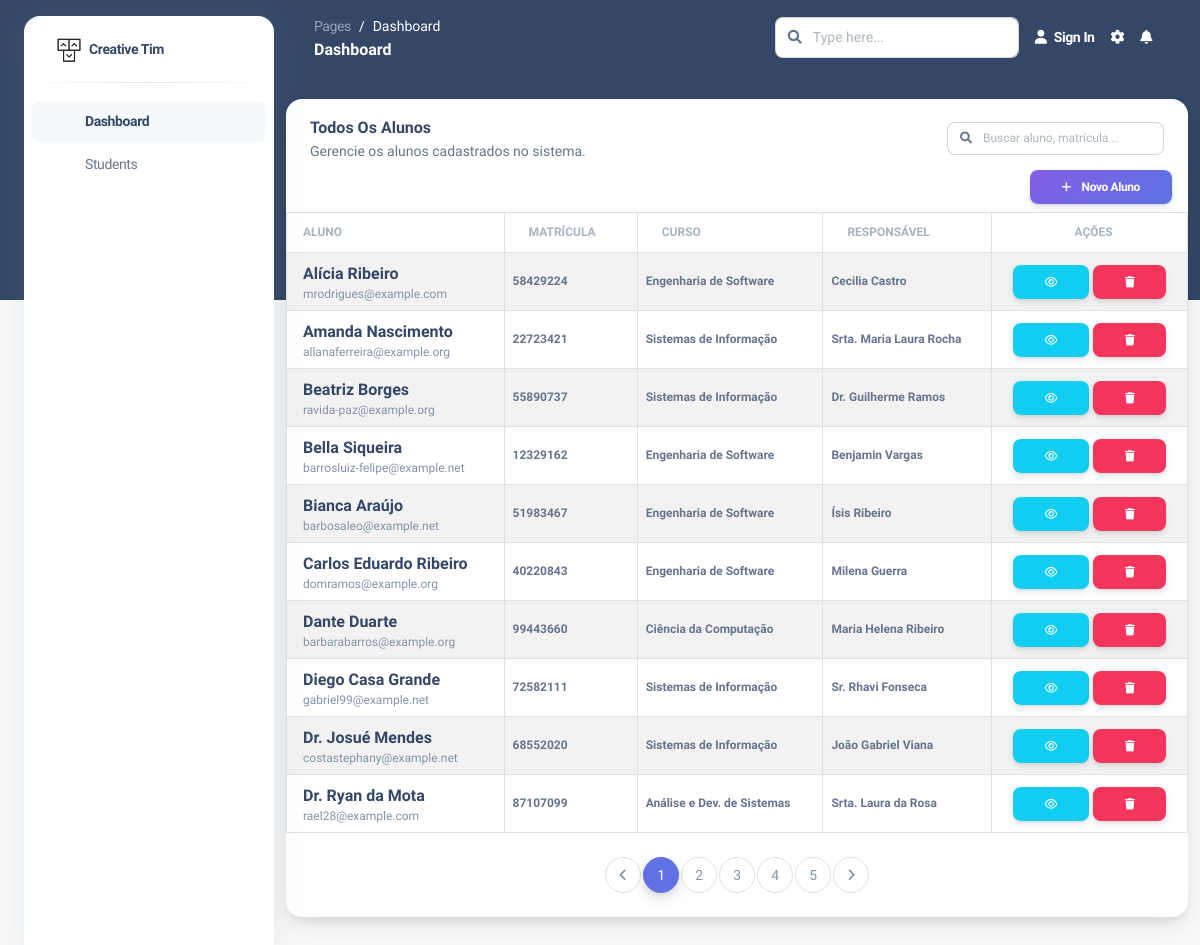
The page /students/ (signed in) on the database its author committed.
### schedule/models.py (models this page shows, shortened)
class Student(models.Model):
    user = models.OneToOneField(User, on_delete=models.CASCADE)
    enrollment_number = models.CharField(max_length=20, unique=True)
    parent = models.CharField(max_length=150, null=True, blank=True)
    course = models.CharField(max_length=150, null=True, blank=True)

class User(AbstractUser):
    name = models.CharField(max_length=150)
    birth_date = models.DateField(null=True, blank=True)
    gender = models.CharField(max_length=10, null=True, blank=True)
    birth_place = models.CharField(max_length=100, null=True, blank=True)
    phone = models.CharField(max_length=15, null=True, blank=True)
    groups = models.ManyToManyField(
        Group,
        verbose_name='groups',
        blank=True,
        help_text='The groups this user belongs to.',
        related_name="schedule_user_groups",
        related_query_name="user",
    )
    user_permissions = models.ManyToManyField(
        Permission,
        verbose_name='user permissions',
        blank=True,
        help_text='Specific permissions for this user.',
        related_name="schedule_user_permissions",
        related_query_name="user",
    )

### schedule/views.py (the view)
# urls.py: path('students/', views.student_list, name='student_list'),
@login_required
def student_list(request):
    search_query = request.GET.get('q', '')
    students = Student.objects.all().order_by('user__name')
    if search_query:
        students = students.filter(
            Q(user__name__icontains=search_query) |
            Q(enrollment_number__icontains=search_query) |
            Q(course__icontains=search_query)
        ).distinct()
    paginator = Paginator(students, 10)
    page_number = request.GET.get('page')
    page_obj = paginator.get_page(page_number)
    context = {
        'students': page_obj,
        'search_query': search_query,
        'page_range': page_obj.paginator.page_range,
    }
    return render(request, 'students/student_list.html', context)

### schedule/authentication.py (called while the page is built)
    def get_user(self, user_id):
        try:
            return User.objects.get(id=user_id)
        except User.DoesNotExist:
            return None

### templates/students/student_list.html (shortened to what this page needs)
{% extends '_base.html' %} {% load static %} {% block content %}
<div class="container-fluid py-4">
  <div class="row">
    <div class="col-12">
      <div class="card mb-4 shadow-lg">
        <div
          class="card-header pb-0 pt-3 bg-transparent d-flex justify-content-between align-items-center"
        >
          <div>
            <h6 class="text-capitalize mb-0">Todos os Alunos</h6>
            <p class="text-sm text-muted mb-0">
              Gerencie os alunos cadastrados no sistema.
            </p>
          </div>
          <form method="get" class="d-flex ms-auto" id="search-form">
            <div class="input-group input-group-sm">
              <span class="input-group-text text-body">
                <i class="fas fa-search" aria-hidden="true"></i>
              </span>
              <input
                type="text"
                name="q"
                class="form-control"
                placeholder="Buscar aluno, matrícula..."
                value="{{ search_query }}"
              />
            </div>
          </form>
        </div>
        <div class="card-body px-0 pt-0 pb-2">
          <div class="d-flex justify-content-end px-3 py-2">
            <a href="{% url 'create_student' %}" class="btn bg-gradient-primary btn-sm mb-0">
              <i class="fas fa-plus me-2"></i> Novo Aluno
            </a>
          </div>
          <div class="table-responsive p-0">
            <table
              class="table align-items-center mb-0 table-hover table-striped table-bordered"
            >
                <thead>
                  <tr>
                    <th
                      class="text-uppercase text-secondary text-xs font-weight-bolder opacity-7 ps-3"
                    >
                      Aluno
                    </th>
                    <th
                      class="text-uppercase text-secondary text-xs font-weight-bolder opacity-7"
                    >
                      Matrícula
                    </th>
                    <th
                      class="text-uppercase text-secondary text-xs font-weight-bolder opacity-7"
                    >
                      Curso
                    </th>
                    <th
                      class="text-uppercase text-secondary text-xs font-weight-bolder opacity-7"
                    >
                      Responsável
                    </th>
                    <th
                      class="text-center text-uppercase text-secondary text-xs font-weight-bolder opacity-7 pe-3"
                    >
                      Ações
                    </th>
                  </tr>
                </thead>
                <tbody>
                  {% for student in students %}
                  <tr>
                    <td class="ps-3">
                      <div class="d-flex align-items-center">
                        <div class="d-flex flex-column justify-content-center">
                          <h6 class="mb-0 text-dark">
                            {{ student.user.name }}
                          </h6>
                          <p class="text-xs text-secondary mb-0">
                            {{ student.user.email }}
                          </p>
                        </div>
                      </div>
                    </td>
                    <td>
                      <p class="text-xs font-weight-bold mb-0">
                        {{ student.enrollment_number }}
                      </p>
                    </td>
                    <td>
                      <p class="text-xs font-weight-bold mb-0">
                        {{ student.course|default:"-" }}
                      </p>
                    </td>
                    <td>
                      <p class="text-xs font-weight-bold mb-0">
                        {{ student.parent|default:"-" }}
                      </p>
                    </td>
                    <td class="align-middle text-center">
                      <a
                        href="{% url 'profile_view' student.id %}"
                        class="btn btn-info btn-sm mb-0"
                        data-toggle="tooltip"
                        data-original-title="Ver perfil"
                      >
                        <i class="fa fa-eye"></i>
                      </a>
                      <form
                        action="{% url 'delete_student' student.id %}"
                        method="post"
                        class="d-inline"
                        onsubmit="return confirm('Tem certeza que deseja excluir este aluno?');"
                      >
                        <button
                          type="submit"
                          class="btn btn-danger btn-sm mb-0"
                          data-toggle="tooltip"
                          data-original-title="Excluir"
                        >
                          <i class="fa fa-trash"></i>
                        </button>
                      </form>
                    </td>
                  </tr>
                  {% empty %}
                  <tr>
                    <td colspan="5" class="text-center py-4">
                      <p class="text-muted mb-0">Nenhum aluno encontrado.</p>
                    </td>
                  </tr>
                  {% endfor %}
                </tbody>
              </table>
            </div>
            {% if students.has_other_pages %}
            <div class="d-flex justify-content-center mt-4">
              <nav aria-label="Page navigation">
                <ul class="pagination">
                  {% if students.has_previous %}
                  <li class="page-item">
                    <a
                      class="page-link"
                      href="?page={{ students.previous_page_number }}{% if search_query %}&q={{ search_query }}{% endif %}"
                      aria-label="Previous"
                    >
                      <i class="fa fa-angle-left"></i>
                    </a>
                  </li>
                  {% else %}
                  <li class="page-item disabled">
                    <span class="page-link"
                      ><i class="fa fa-angle-left"></i
                    ></span>
                  </li>
                  {% endif %} {% for i in page_range %}
                  <li
                    class="page-item{% if i == students.number %} active{% endif %}"
                  >
                    <a
                      class="page-link{% if i == students.number %} text-white{% endif %}"
                      href="?page={{ i }}{% if search_query %}&q={{ search_query }}{% endif %}"
                      >{{ i }}</a
                    >
                  </li>
                  {% endfor %} {% if students.has_next %}
                  <li class="page-item">
                    <a
                      class="page-link"
                      href="?page={{ students.next_page_number }}{% if search_query %}&q={{ search_query }}{% endif %}"
                      aria-label="Next"
                    >
                      <i class="fa fa-angle-right"></i>
                    </a>
                  </li>
                  {% else %}
                  <li class="page-item disabled">
                    <span class="page-link"
                      ><i class="fa fa-angle-right"></i
                    ></span>
                  </li>
                  {% endif %}
                </ul>
              </nav>
            </div>
            {% endif %}
          </div>
        </div>
      </div>
    </div>
  </div>
  {% endblock content %}

### templates/_base.html (style rules this page uses)
.table-bordered th, .table-bordered td { border-left: 1px solid #dee2e6 !important; border-right: 1px solid #dee2e6 !important; border-top: 1px solid #dee2e6 !important; border-bottom: 1px solid #dee2e6 !important; }

### rows shown on the page
Student: user.name "Alícia Ribeiro", user.email "mrodrigues@example.com", enrollment_number "58429224", course "Engenharia de Software", parent "Cecilia Castro"
Student: user.name "Amanda Nascimento", user.email "allanaferreira@example.org", enrollment_number "22723421", course "Sistemas de Informação", parent "Srta. Maria Laura Rocha"
Student: user.name "Beatriz Borges", user.email "ravida-paz@example.org", enrollment_number "55890737", course "Sistemas de Informação", parent "Dr. Guilherme Ramos"
Student: user.name "Bella Siqueira", user.email "barrosluiz-felipe@example.net", enrollment_number "12329162", course "Engenharia de Software", parent "Benjamin Vargas"
Student: user.name "Bianca Araújo", user.email "barbosaleo@example.net", enrollment_number "51983467", course "Engenharia de Software", parent "Ísis Ribeiro"
Student: user.name "Carlos Eduardo Ribeiro", user.email "domramos@example.org", enrollment_number "40220843", course "Engenharia de Software", parent "Milena Guerra"
Student: user.name "Dante Duarte", user.email "barbarabarros@example.org", enrollment_number "99443660", course "Ciência da Computação", parent "Maria Helena Ribeiro"
Student: user.name "Diego Casa Grande", user.email "gabriel99@example.net", enrollment_number "72582111", course "Sistemas de Informação", parent "Sr. Rhavi Fonseca"
Student: user.name "Dr. Josué Mendes", user.email "costastephany@example.net", enrollment_number "68552020", course "Sistemas de Informação", parent "João Gabriel Viana"
Student: user.name "Dr. Ryan da Mota", user.email "rael28@example.com", enrollment_number "87107099", course "Análise e Dev. de Sistemas", parent "Srta. Laura da Rosa"

### other values the page prints
{{ i }} "1" "2" "3" "4" "5"
